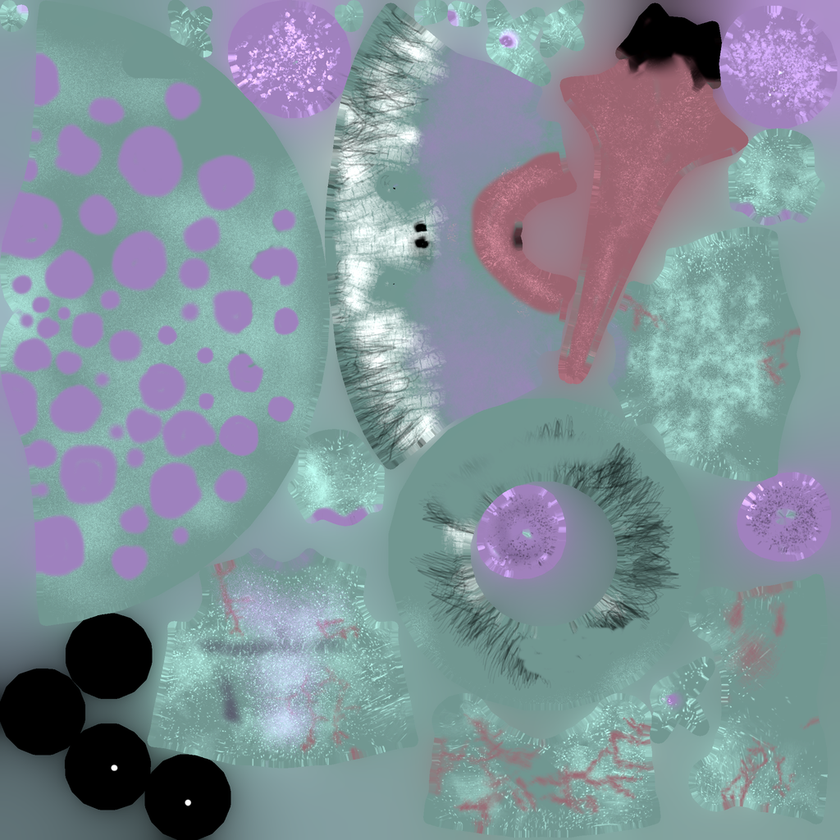
#> input picture assets/models/sketchfab/thistle_0.png, 840 x 840 px, shrunk from 1024 x 1024 before the run, found by its file name
$ python paint_thistle.py
#> lines starting #> are read from the running program, lines starting #| are printed output that depends on the picture; after the words box and inside, x2 and y2 are one past the last pixel; in counts of white or black regions, pixels touching at a corner belong together
"""Repaint the Thistle mushroom boss in darker, more mature tones.

The source albedo is pastel mint with lilac spots, which read as plastic
toy under the hunt light. This keeps its layout and detail (luminance,
the fibrous gills, the eyes) and remaps the hues:
  - mint skin -> weathered bone and umber with darker mottling (it has
    to read against green grass)
  - lilac spots -> oxblood warts with a dark bruised rim
  - pink tongue -> deep oxblood
It adds a fine fungal grain, and writes a roughness map: matte, damp skin,
slightly glossier spots (G channel, read by Stage3D._fix_pbr rough_tex).
"""
import numpy as np
from PIL import Image
from scipy import ndimage

SRC = "assets/models/sketchfab/thistle_0.png"
OUT = "assets/models/sketchfab/thistle_paint.png"
ROUGH = "assets/models/sketchfab/thistle_rough.png"

a = np.asarray(Image.open(SRC).convert("RGB")).astype(np.float32) / 255.0
r, g, b = a[..., 0], a[..., 1], a[..., 2]
lum = 0.3 * r + 0.59 * g + 0.11 * b
mx, mn = a.max(-1), a.min(-1)
sat = (mx - mn) / np.maximum(mx, 1e-4)

spot = np.clip(((r + b) * 0.5 - g) * 7.0, 0, 1)            # lilac
tongue = np.clip((r - b) * 5.0 - 0.3, 0, 1) * np.clip((r - g) * 5.0, 0, 1)
dark = lum < 0.12                                            # eyes, pupils
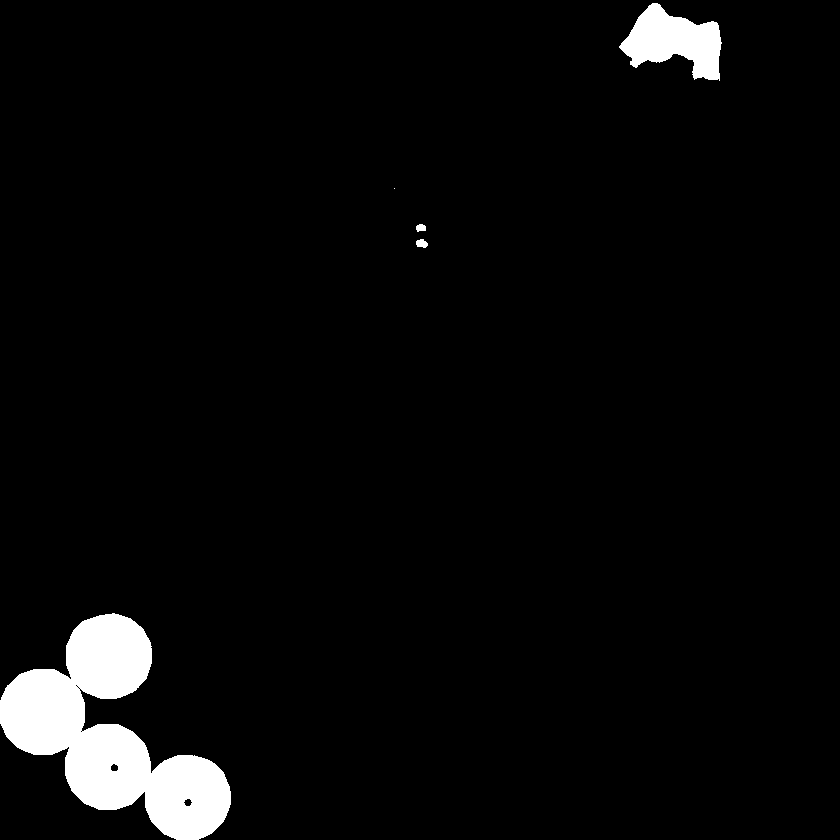
#> dark: shape (840, 840) bool; 4% white; 5 white regions (1 under 20 px), largest, box (x1, y1, x2, y2) and area: (0, 613, 231, 840) 23396, (619, 3, 722, 81) 4545, (416, 239, 428, 248) 80, (416, 224, 426, 232) 63
spot = ndimage.gaussian_filter(spot, 0.8)

h, w = lum.shape
#> h = 840; w = 840
rng = np.random.default_rng(7)
def noise(scale, amp):
    n = rng.standard_normal((h // scale + 2, w // scale + 2)).astype(np.float32)
    n = ndimage.zoom(n, scale, order=3)[:h, :w]
    return n * amp
grain = noise(2, 0.05) + noise(8, 0.08) + noise(32, 0.10)

shade = np.clip(lum / 0.62, 0.25, 1.4)[..., None]
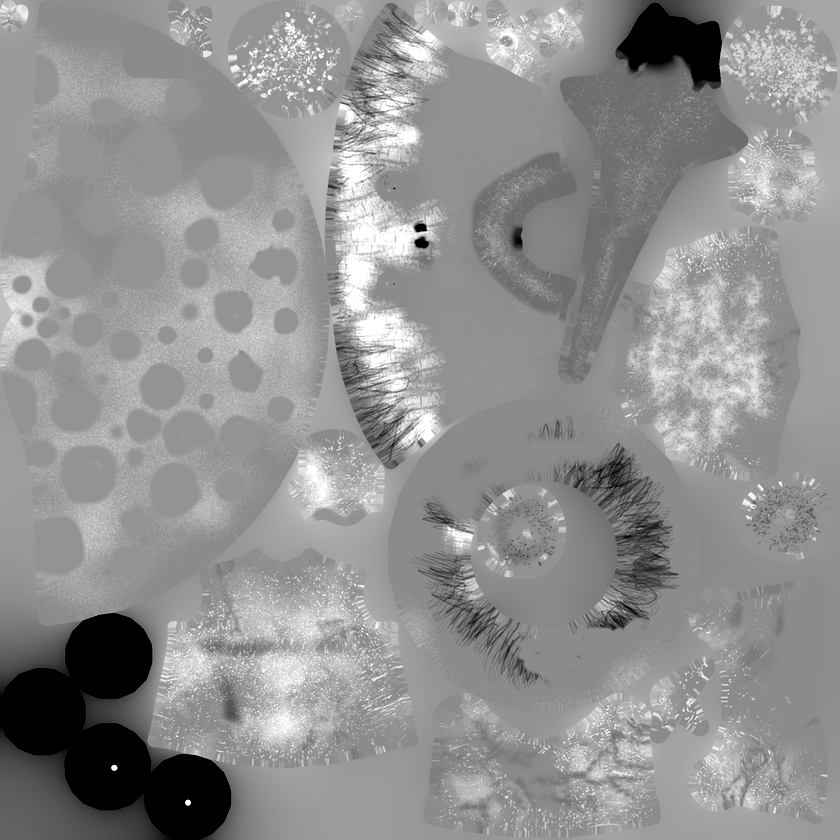
#> shade: shape (840, 840, 1) float32; min 0.25, max 1.4, mean 0.905; drawn with min black and max white
skin = np.array([0.30, 0.25, 0.19])
skin_hi = np.array([0.50, 0.43, 0.32])
mott = np.clip(0.5 + grain, 0, 1)[..., None]
col = (skin * (1 - mott) + skin_hi * mott) * shade
# Domed warts: dark bruised edges rising to a lighter, freckled crown, so
# each spot reads as a raised lump instead of a flat blotch.
dist = ndimage.distance_transform_edt(spot > 0.5)
dome = np.clip(dist / 9.0, 0, 1) ** 0.7
fleck = (np.random.default_rng(3).random(spot.shape) > 0.985).astype(float)
fleck = ndimage.gaussian_filter(fleck, 0.8) * 3.0
plum_lo = np.array([0.16, 0.03, 0.045])
plum_hi = np.array([0.46, 0.12, 0.11])
plum = (plum_lo * (1 - dome[..., None]) + plum_hi * dome[..., None]) * shade
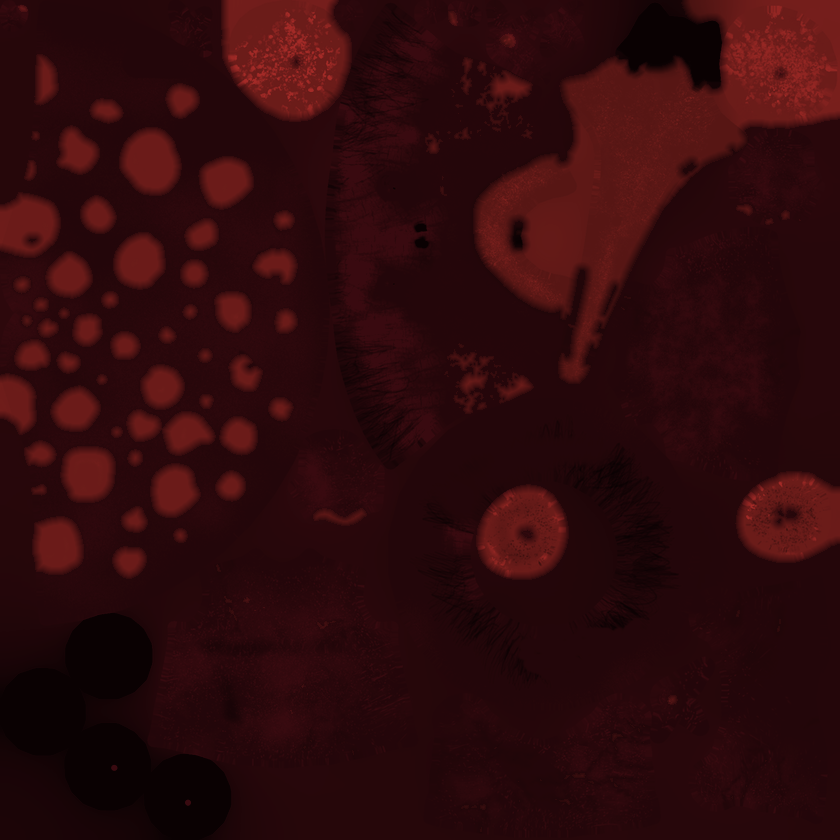
#> plum: shape (840, 840, 3) float64; mean of channels 0, 1, 2 0.188, 0.04, 0.05; drawn as R, G, B
plum = plum + np.clip(fleck, 0, 1)[..., None] * np.array([0.35, 0.25, 0.2]) * dome[..., None]
# A pale ring round each spot, like real cap warts.
edge = np.clip(ndimage.gaussian_filter(spot, 3.0) - spot, 0, 1)[..., None] * 1.6
col = col * (1 - edge) + np.array([0.20, 0.13, 0.10]) * shade * edge
col = col * (1 - spot[..., None]) + plum * spot[..., None]
ox = np.array([0.34, 0.06, 0.07]) * shade
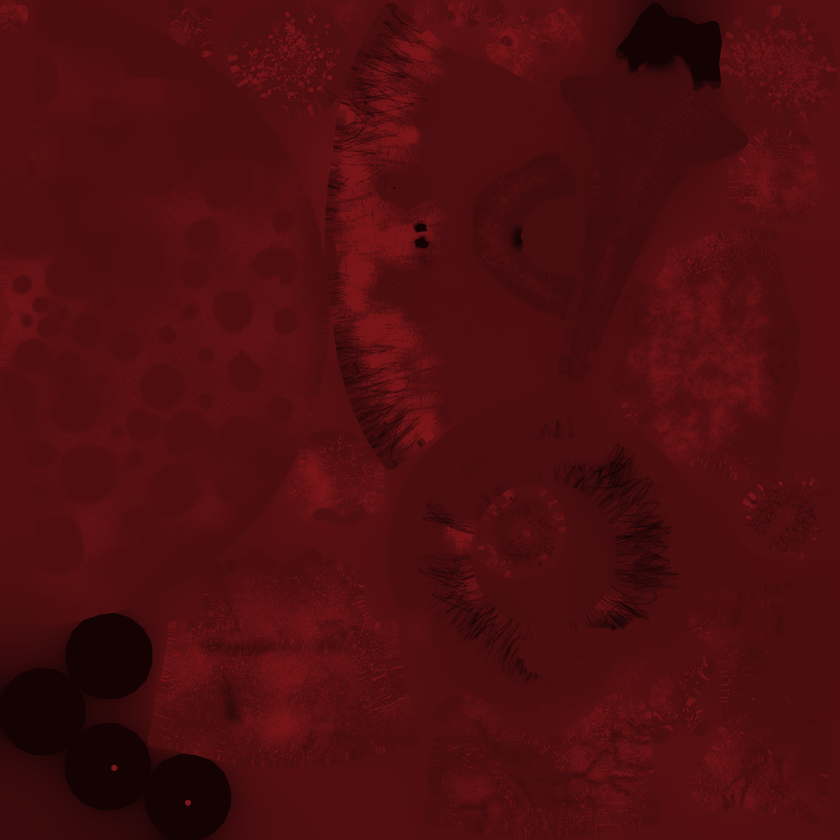
#> ox: shape (840, 840, 3) float64; mean of channels 0, 1, 2 0.308, 0.0543, 0.0633; drawn as R, G, B
col = col * (1 - tongue[..., None]) + ox * tongue[..., None]
col = np.where(dark[..., None], a, col)
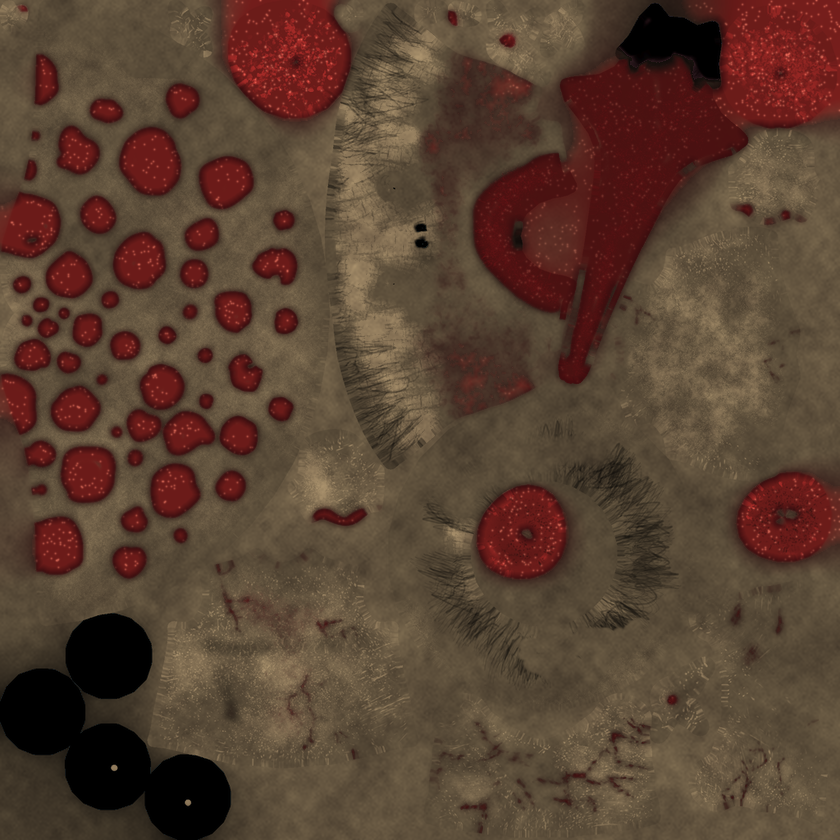
#> col: shape (840, 840, 3) float64; mean R, G, B 0.35, 0.255, 0.195
col = np.clip(col * (1 + grain[..., None] * 0.5), 0, 1)
Image.fromarray((col * 255).astype(np.uint8)).save(OUT)

rough = np.clip(0.82 - spot * dome * 0.35 - spot * 0.1 - tongue * 0.3 + grain * 0.3, 0.35, 0.95)
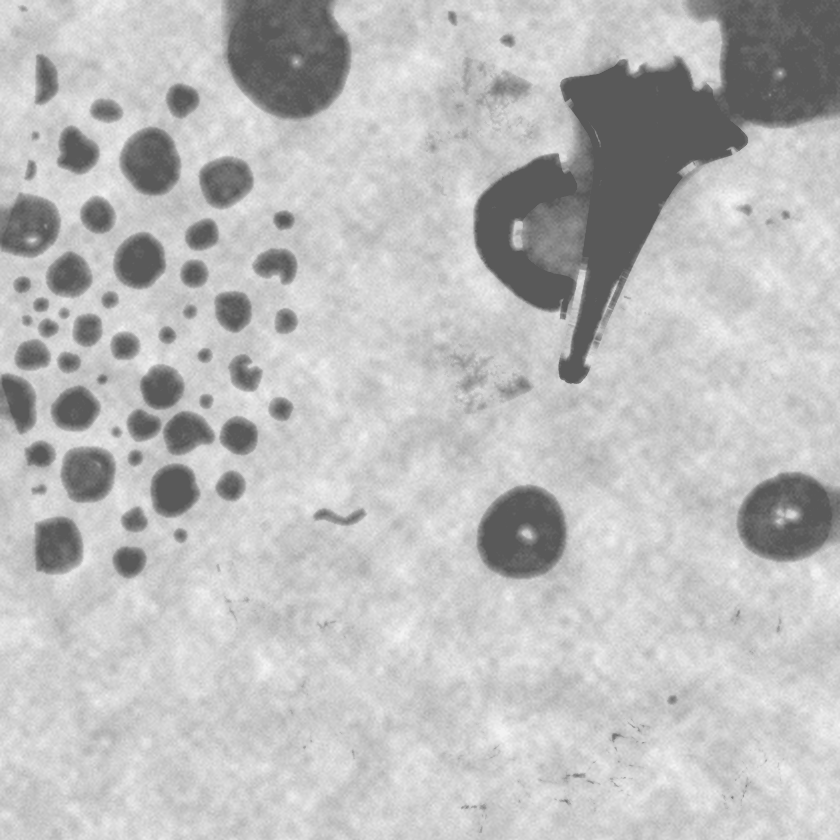
#> rough: shape (840, 840) float64; min 0.35, max 0.95, mean 0.74
rimg = np.stack([rough, rough, rough], -1)
Image.fromarray((rimg * 255).astype(np.uint8)).save(ROUGH)
print("wrote", OUT, ROUGH)

$ run again, with assets/models/sketchfab/thistle_1.png copied over assets/models/sketchfab/thistle_0.png
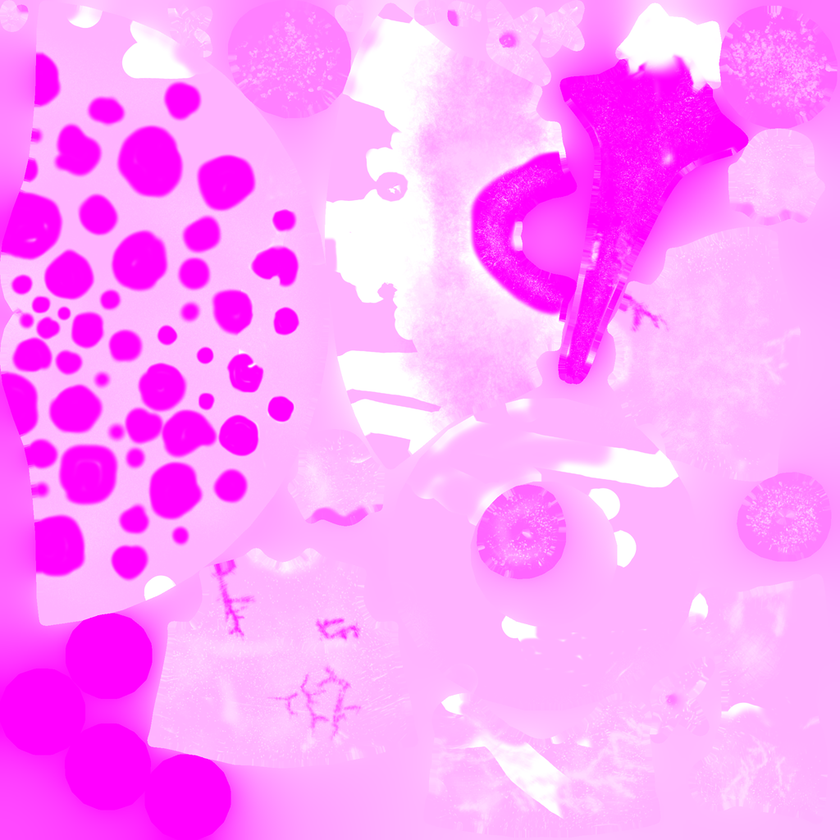
#> input picture assets/models/sketchfab/thistle_1.png, 840 x 840 px, shrunk from 1024 x 1024 before the run, found by its file name
#> r: shape (840, 840) float32; every value is 1
#> tongue: shape (840, 840) float32; every value is 0
#> dark: shape (840, 840) bool; every value is 0
#> `ox = np.array([0.34, 0.06, 0.07]) * shade`:
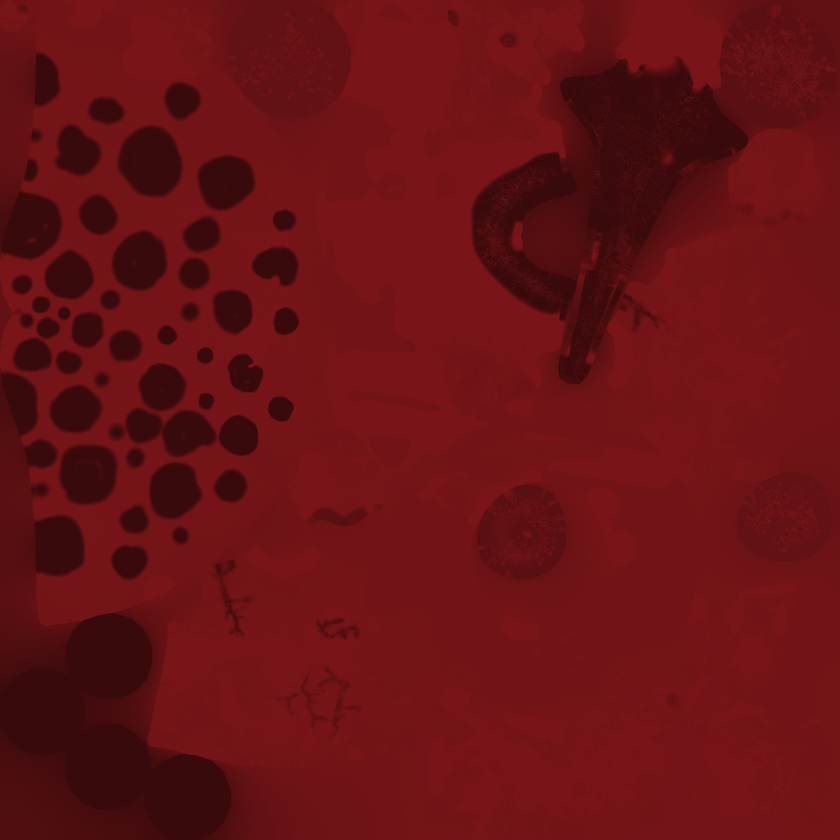
#> ox: shape (840, 840, 3) float64; mean of channels 0, 1, 2 0.41, 0.0723, 0.0843; drawn as R, G, B
#> `rough = np.clip(0.82 - spot * dome * 0.35 - spot * 0.1 - tongue * 0.3 ..`:
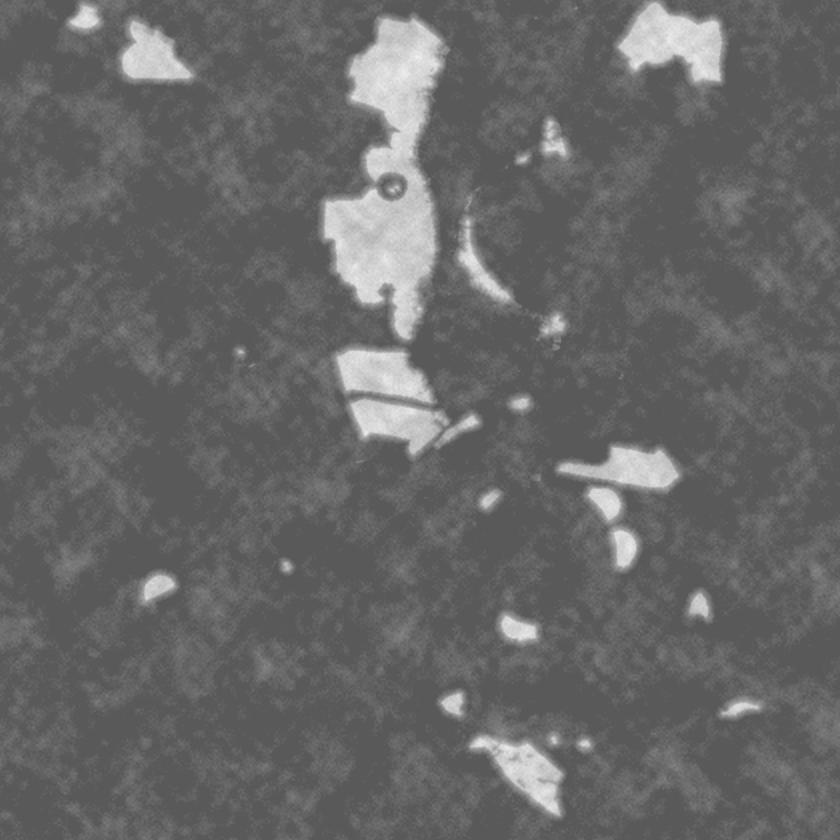
#> rough: shape (840, 840) float64; min 0.35, max 0.945, mean 0.407

$ run again, with assets/models/sketchfab/thistle_2.png copied over assets/models/sketchfab/thistle_0.png
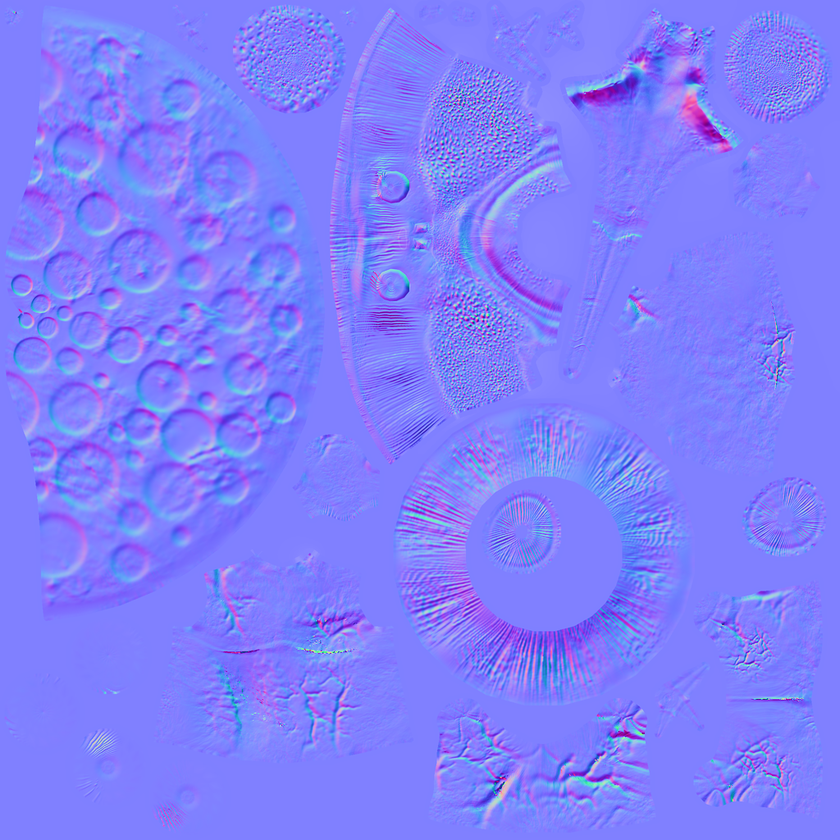
#> input picture assets/models/sketchfab/thistle_2.png, 840 x 840 px, shrunk from 1024 x 1024 before the run, found by its file name
#> dark: shape (840, 840) bool; every value is 0
#> `ox = np.array([0.34, 0.06, 0.07]) * shade`:
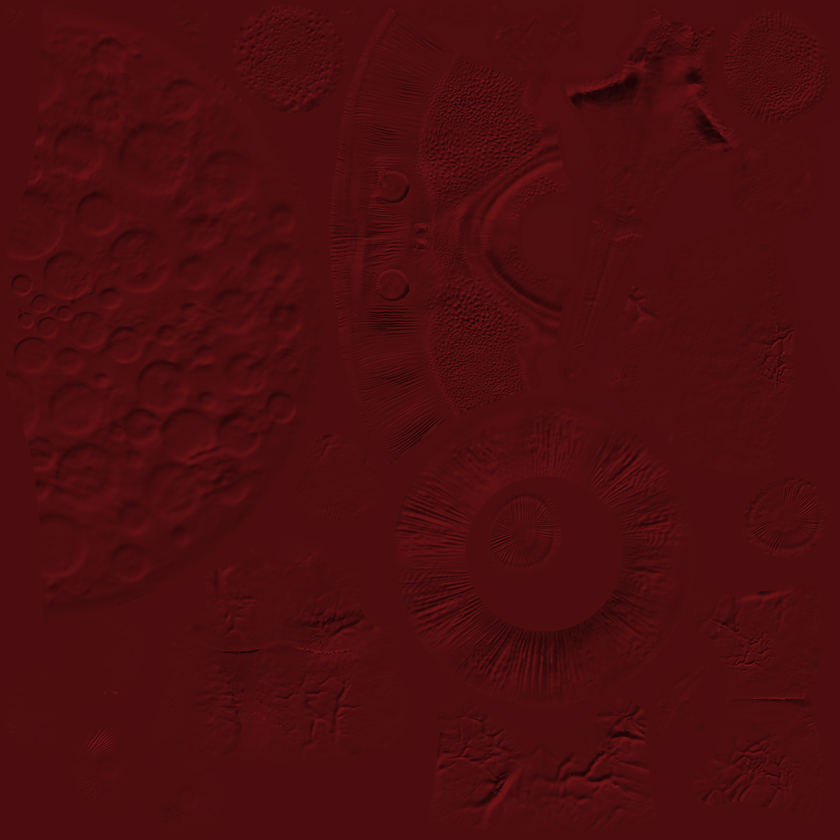
#> ox: shape (840, 840, 3) float64; mean of channels 0, 1, 2 0.304, 0.0536, 0.0626; drawn as R, G, B
#> `rough = np.clip(0.82 - spot * dome * 0.35 - spot * 0.1 - tongue * 0.3 ..`:
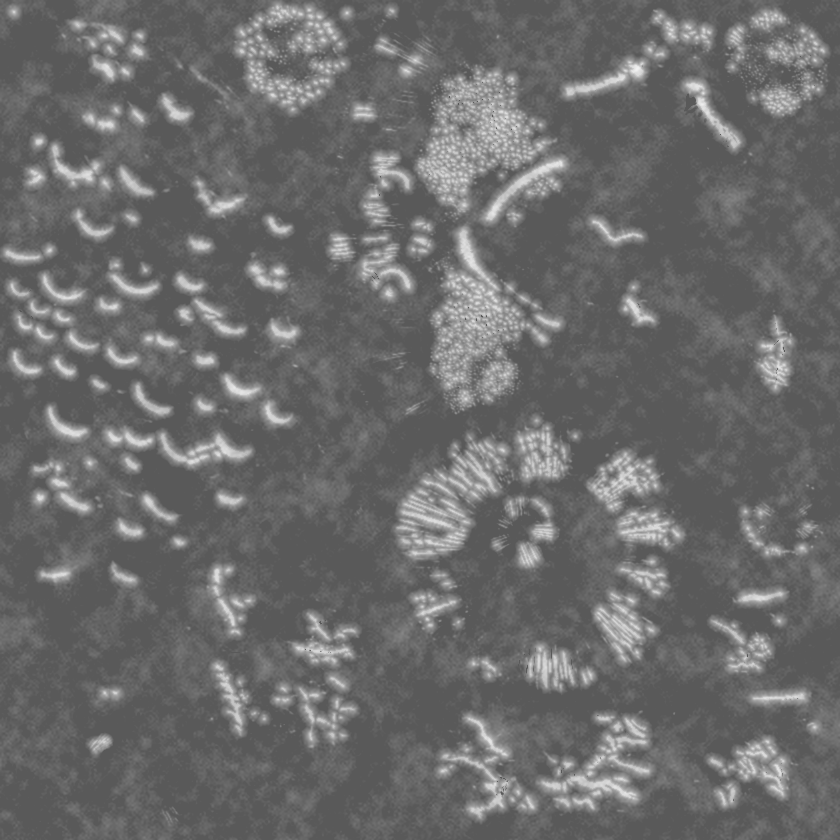
#> rough: shape (840, 840) float64; min 0.35, max 0.95, mean 0.422
